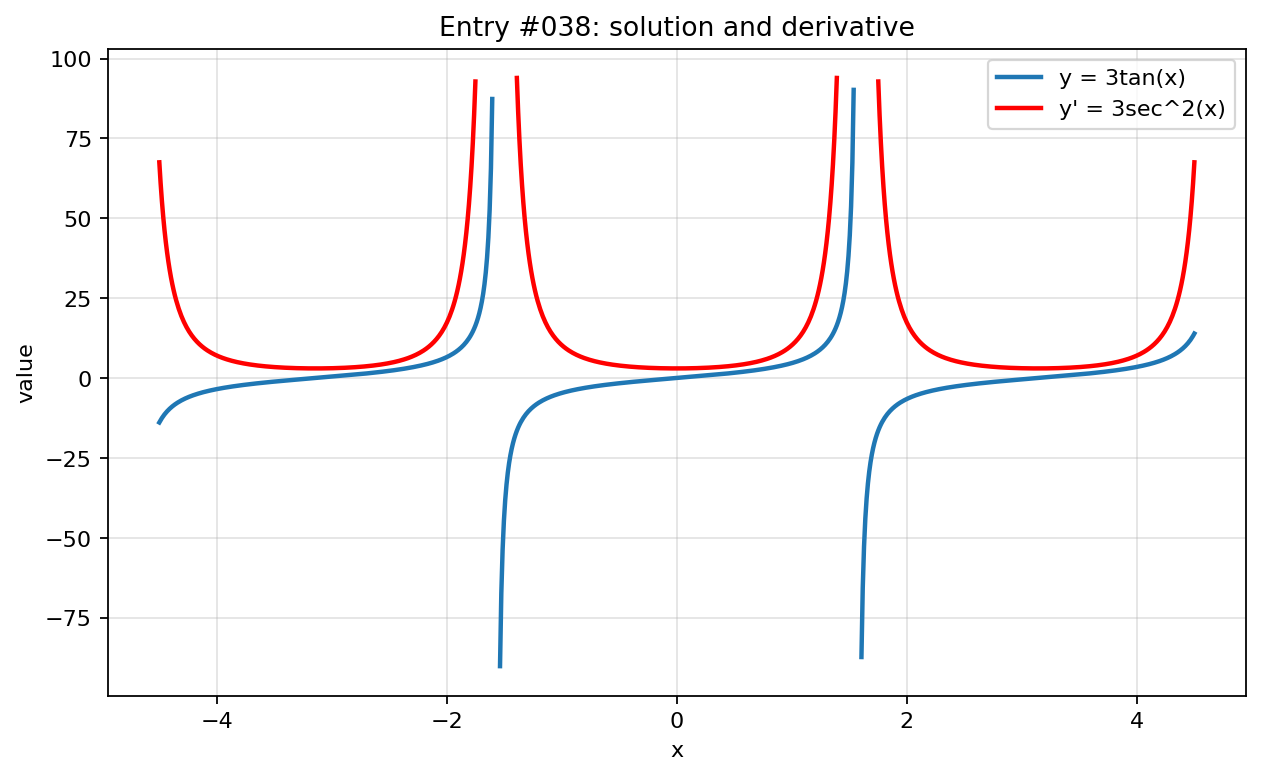

This figure's Python source:
import numpy as np
import matplotlib.pyplot as plt

x = np.linspace(-4.5, 4.5, 800)

with np.errstate(divide="ignore", invalid="ignore", over="ignore"):
    y = 3*np.tan(x)
    y_prime = 3/(np.cos(x)**2)


def mask(values, limit=100):
    return np.where(np.isfinite(values) & (np.abs(values) <= limit), values, np.nan)

y = mask(y)
y_prime = mask(y_prime)
plt.figure(figsize=(8, 5))
plt.plot(x, y, label="y = 3tan(x)", linewidth=2)
plt.plot(x, y_prime, label="y' = 3sec^2(x)", linewidth=2, color="red")
plt.title("Entry #038: solution and derivative")
plt.xlabel("x")
plt.ylabel("value")
plt.grid(True, alpha=0.35)
plt.legend()
plt.tight_layout()
plt.show()
